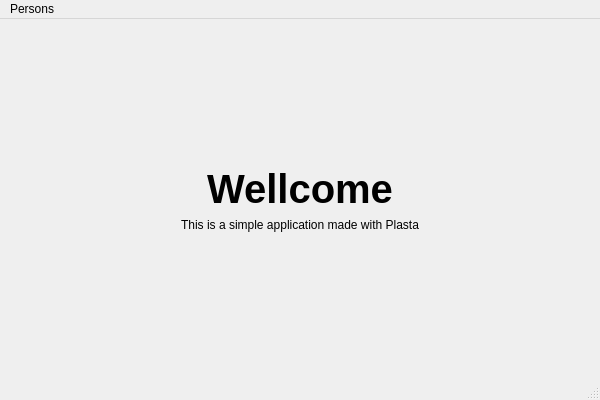
<?xml version="1.0" encoding="UTF-8"?>
<ui version="4.0">
 <class>MainWindow</class>
 <widget class="QMainWindow" name="MainWindow">
  <property name="geometry">
   <rect>
    <x>0</x>
    <y>0</y>
    <width>600</width>
    <height>400</height>
   </rect>
  </property>
  <property name="windowTitle">
   <string>MainWindow</string>
  </property>
  <widget class="QWidget" name="centralwidget">
   <layout class="QVBoxLayout" name="verticalLayout_2">
    <item>
     <layout class="QVBoxLayout" name="verticalLayout">
      <item>
       <spacer name="verticalSpacer_2">
        <property name="orientation">
         <enum>Qt::Vertical</enum>
        </property>
        <property name="sizeHint" stdset="0">
         <size>
          <width>20</width>
          <height>40</height>
         </size>
        </property>
       </spacer>
      </item>
      <item>
       <widget class="QLabel" name="label">
        <property name="font">
         <font>
          <pointsize>30</pointsize>
          <weight>75</weight>
          <bold>true</bold>
         </font>
        </property>
        <property name="text">
         <string>Wellcome</string>
        </property>
        <property name="alignment">
         <set>Qt::AlignCenter</set>
        </property>
       </widget>
      </item>
      <item>
       <widget class="QLabel" name="label_2">
        <property name="text">
         <string>This is a simple application made with Plasta</string>
        </property>
        <property name="alignment">
         <set>Qt::AlignCenter</set>
        </property>
       </widget>
      </item>
      <item>
       <spacer name="verticalSpacer">
        <property name="orientation">
         <enum>Qt::Vertical</enum>
        </property>
        <property name="sizeHint" stdset="0">
         <size>
          <width>20</width>
          <height>40</height>
         </size>
        </property>
       </spacer>
      </item>
     </layout>
    </item>
   </layout>
  </widget>
  <widget class="QMenuBar" name="menubar">
   <property name="geometry">
    <rect>
     <x>0</x>
     <y>0</y>
     <width>600</width>
     <height>23</height>
    </rect>
   </property>
   <widget class="QMenu" name="menuObject1">
    <property name="title">
     <string>Persons</string>
    </property>
    <addaction name="actionList_Persons"/>
   </widget>
   <addaction name="menuObject1"/>
  </widget>
  <widget class="QStatusBar" name="statusbar"/>
  <action name="actionList_Persons">
   <property name="text">
    <string>List persons</string>
   </property>
  </action>
 </widget>
 <resources/>
 <connections/>
</ui>
